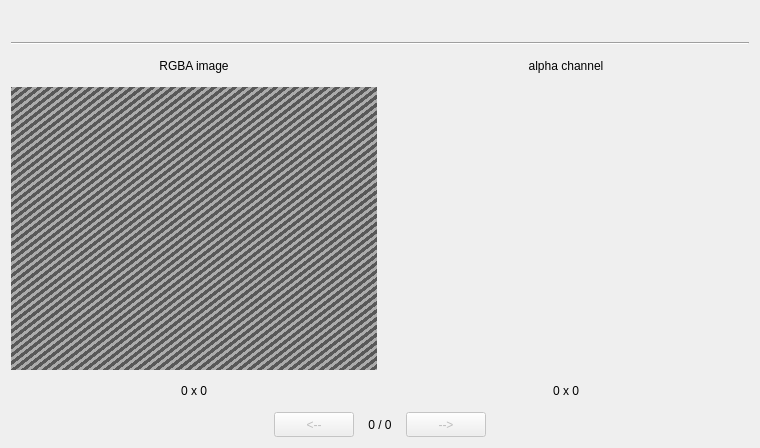
<?xml version="1.0" encoding="UTF-8"?>
<ui version="4.0">
 <class>Dialog</class>
 <widget class="QDialog" name="Dialog">
  <property name="geometry">
   <rect>
    <x>0</x>
    <y>0</y>
    <width>760</width>
    <height>448</height>
   </rect>
  </property>
  <property name="acceptDrops">
   <bool>true</bool>
  </property>
  <property name="windowTitle">
   <string>Empire Earth Studio II - Image Viewer</string>
  </property>
  <layout class="QVBoxLayout" name="verticalLayout">
   <item>
    <widget class="QLabel" name="view_label_filename">
     <property name="maximumSize">
      <size>
       <width>16777215</width>
       <height>25</height>
      </size>
     </property>
     <property name="font">
      <font>
       <weight>75</weight>
       <bold>true</bold>
      </font>
     </property>
     <property name="text">
      <string>&lt;filename of image&gt;</string>
     </property>
     <property name="alignment">
      <set>Qt::AlignCenter</set>
     </property>
    </widget>
   </item>
   <item>
    <widget class="Line" name="line">
     <property name="orientation">
      <enum>Qt::Horizontal</enum>
     </property>
    </widget>
   </item>
   <item>
    <layout class="QGridLayout" name="gridLayout">
     <item row="2" column="1">
      <widget class="QLabel" name="view_res_alpha">
       <property name="maximumSize">
        <size>
         <width>16777215</width>
         <height>30</height>
        </size>
       </property>
       <property name="text">
        <string>0 x 0</string>
       </property>
       <property name="alignment">
        <set>Qt::AlignCenter</set>
       </property>
      </widget>
     </item>
     <item row="2" column="0">
      <widget class="QLabel" name="view_res_rgb">
       <property name="maximumSize">
        <size>
         <width>16777215</width>
         <height>30</height>
        </size>
       </property>
       <property name="text">
        <string>0 x 0</string>
       </property>
       <property name="alignment">
        <set>Qt::AlignCenter</set>
       </property>
      </widget>
     </item>
     <item row="0" column="0">
      <widget class="QLabel" name="label">
       <property name="maximumSize">
        <size>
         <width>16777215</width>
         <height>30</height>
        </size>
       </property>
       <property name="text">
        <string>RGBA image</string>
       </property>
       <property name="alignment">
        <set>Qt::AlignCenter</set>
       </property>
      </widget>
     </item>
     <item row="1" column="1">
      <widget class="CImageLabel" name="view_image_alpha">
       <property name="minimumSize">
        <size>
         <width>256</width>
         <height>256</height>
        </size>
       </property>
       <property name="text">
        <string/>
       </property>
       <property name="alignment">
        <set>Qt::AlignCenter</set>
       </property>
      </widget>
     </item>
     <item row="1" column="0">
      <widget class="CImageLabel" name="view_image_rgb">
       <property name="minimumSize">
        <size>
         <width>256</width>
         <height>256</height>
        </size>
       </property>
       <property name="styleSheet">
        <string notr="true">background-color: qlineargradient(spread:reflect, x1:0.993, y1:0.993, x2:1, y2:1, stop:0.505164 rgba(88, 88, 88, 255), stop:0.55493 rgba(172, 172, 172, 255), stop:1 rgba(172, 172, 172, 255))</string>
       </property>
       <property name="text">
        <string/>
       </property>
       <property name="alignment">
        <set>Qt::AlignCenter</set>
       </property>
      </widget>
     </item>
     <item row="0" column="1">
      <widget class="QLabel" name="label_2">
       <property name="maximumSize">
        <size>
         <width>16777215</width>
         <height>30</height>
        </size>
       </property>
       <property name="text">
        <string>alpha channel</string>
       </property>
       <property name="alignment">
        <set>Qt::AlignCenter</set>
       </property>
      </widget>
     </item>
    </layout>
   </item>
   <item>
    <layout class="QHBoxLayout" name="horizontalLayout">
     <item>
      <spacer name="horizontalSpacer">
       <property name="orientation">
        <enum>Qt::Horizontal</enum>
       </property>
       <property name="sizeHint" stdset="0">
        <size>
         <width>40</width>
         <height>20</height>
        </size>
       </property>
      </spacer>
     </item>
     <item>
      <widget class="QPushButton" name="view_prevTile">
       <property name="enabled">
        <bool>false</bool>
       </property>
       <property name="maximumSize">
        <size>
         <width>16777215</width>
         <height>25</height>
        </size>
       </property>
       <property name="text">
        <string>&lt;--</string>
       </property>
      </widget>
     </item>
     <item>
      <widget class="QLabel" name="view_label_tiles">
       <property name="minimumSize">
        <size>
         <width>40</width>
         <height>0</height>
        </size>
       </property>
       <property name="maximumSize">
        <size>
         <width>16777215</width>
         <height>30</height>
        </size>
       </property>
       <property name="text">
        <string>0 / 0</string>
       </property>
       <property name="alignment">
        <set>Qt::AlignCenter</set>
       </property>
      </widget>
     </item>
     <item>
      <widget class="QPushButton" name="view_nextTile">
       <property name="enabled">
        <bool>false</bool>
       </property>
       <property name="maximumSize">
        <size>
         <width>16777215</width>
         <height>25</height>
        </size>
       </property>
       <property name="text">
        <string>--&gt;</string>
       </property>
      </widget>
     </item>
     <item>
      <spacer name="horizontalSpacer_2">
       <property name="orientation">
        <enum>Qt::Horizontal</enum>
       </property>
       <property name="sizeHint" stdset="0">
        <size>
         <width>40</width>
         <height>20</height>
        </size>
       </property>
      </spacer>
     </item>
    </layout>
   </item>
  </layout>
 </widget>
 <customwidgets>
  <customwidget>
   <class>CImageLabel</class>
   <extends>QLabel</extends>
   <header>.customwidgets</header>
  </customwidget>
 </customwidgets>
 <resources/>
 <connections/>
</ui>
